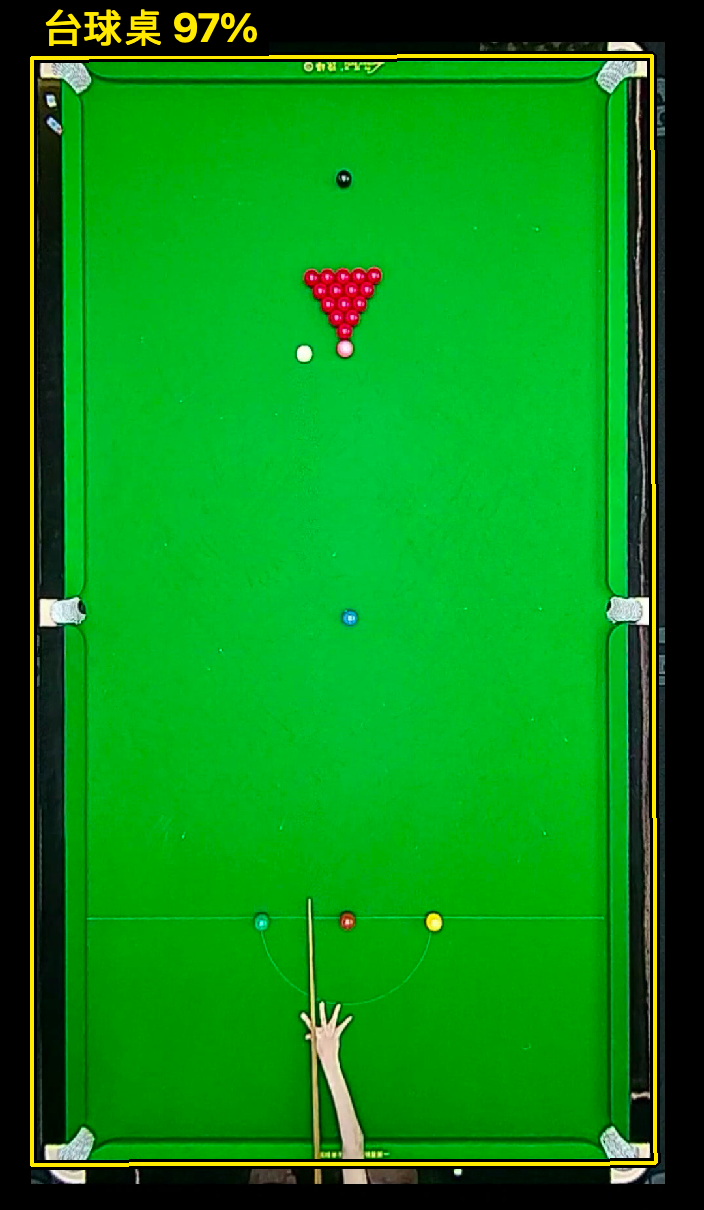
#> input picture tests/fixtures/calibration_portrait.png, 704 x 1210 px; its folder holds only this picture in this run
$ python -i target_balls.py   (imports and definitions only)
#> lines starting #> are read from the running program, lines starting #| are printed output that depends on the picture; after the words box and inside, x2 and y2 are one past the last pixel; in counts of white or black regions, pixels touching at a corner belong together
#> further down, picture is the input picture: shape (1210, 704, 3); mean B, G, R 21.6, 136.1, 10.8
### src/vision/pocket/models.py
"""Typed results; confidence values are heuristic quality scores, not probabilities."""
# 袋口检测的数据结构和配置；坐标序列化为原图像素，normalized 字段另行标识。
# observed 代表局部图像支持，manual 代表人工确认，estimated 为几何推算，missing 为不可定位。

from dataclasses import dataclass, field


@dataclass(frozen=True)
class PocketConfig:
    hsv_ranges: tuple = (((30, 35, 25), (95, 255, 255)), ((96, 150, 80), (125, 255, 255)))
    max_side: int = 1200
    min_table_area: float = .12
    min_aspect: float = 1.15
    max_aspect: float = 4.0
    canonical_width: int = 1000
    canonical_height: int = 500
    padding: int = 80
    search_radius_ratio: float = .12
    long_axis: str = 'auto'
    observed_quality_threshold: float = .60

    # 集中限制分辨率、长宽比、搜索半径、padding 和 HSV 范围，防止无效参数传入几何算法。
    def __post_init__(self):
        if not 320 <= self.max_side <= 2400:
            raise ValueError('max_side must be within 320..2400')
        if not (160 <= self.canonical_height <= 1200 and self.canonical_height <= self.canonical_width <= 2400):
            raise ValueError('Invalid canonical image size')
        if not (.01 <= self.min_table_area <= .8 and 1 <= self.min_aspect < self.max_aspect <= 6):
            raise ValueError('Invalid table area/aspect constraints')
        if not (.05 <= self.search_radius_ratio <= .2 and
                self.canonical_height*self.search_radius_ratio <= self.padding <= .4*self.canonical_height):
            raise ValueError('Padding must cover the configured pocket search radius')
        if not .4 <= self.observed_quality_threshold <= .95:
            raise ValueError('Invalid observed quality threshold')
        if self.long_axis not in ('auto','edge_01','edge_12'):
            raise ValueError('Unsupported long_axis configuration')
        if not self.hsv_ranges:
            raise ValueError('At least one cloth HSV range is required')
        for low, high in self.hsv_ranges:
            if len(low)!=3 or len(high)!=3 or any(not 0<=a<=b<=limit for a,b,limit in zip(low,high,(179,255,255))):
                raise ValueError('Invalid OpenCV HSV color range')


@dataclass
class TableResult:
    detected: bool = False
    complete: bool = False
    corners: list = field(default_factory=list)
    playable_polygon: list = field(default_factory=list)
    boundary_lines: list = field(default_factory=list)
    confidence: float = 0.0
    quality: dict = field(default_factory=dict)
    reasons: list = field(default_factory=list)
    cloth_mask: object = field(default=None, repr=False)
    scope_polygon: list = field(default_factory=list)

    # 只导出几何/质量/原因字段；不把用于调试的大图掩模写入公共结果。
    # [4 lines left out: function to_dict, not called in this run]


# 把可选二维点序列转成 x/y 字典，保留 None 以表达未定位。
def _point(value):
    return None if value is None else {'x': float(value[0]), 'y': float(value[1])}


@dataclass
class PocketResult:
    id: str
    status: str = 'missing'
    candidate_center: object = None
    normalized_candidate: object = None
    center: object = None
    normalized_center: object = None
    entry_polygon: list = field(default_factory=list)
    confidence: float = 0.0
    quality: dict = field(default_factory=dict)
    reasons: list = field(default_factory=list)

    # 序列化中心、候选、入口及其状态和理由，估算结果不隐去来源标记。
    # [5 lines left out: function to_dict, not called in this run]


@dataclass
class PocketDetectionResult:
    image_width: int
    image_height: int
    table: TableResult
    pockets: list
    valid: bool = False
    geometry: dict = field(default_factory=dict)
    reasons: list = field(default_factory=list)
    elapsed_ms: float = 0.0
    table_mask: object = field(default=None, repr=False)
    pocket_mask: object = field(default=None, repr=False)
    warped: object = field(default=None, repr=False)
    source: dict = field(default_factory=dict)
    artifacts: dict = field(default_factory=dict)

    # 打包同帧尺寸、台面、袋口、坐标矩阵与诊断信息，图像调试产物单独保存。
    # [10 lines left out: function to_dict, not called in this run]

### src/vision/pocket/table_detector.py
"""Find a plausible cloth quadrilateral and fit inner cushion boundary lines, without YOLO."""
# 台面定位：颜色连通轮廓生成候选，再用内库直线、面积、透视及边界支持筛选。
# 图像可缩小计算，但最终四角仍还原到原图像素；几何质量分数是启发式而非概率。
# 现有全局 HSV 仍可能被彩灯改变；可靠标记也不能替代固定机位/光照质量保护。

import cv2
import numpy as np
from .models import PocketConfig, TableResult


# 以两个点构造单位法向式直线 ax+by+c=0，供内库边线求交使用。
def _line(a, b):
    delta = b-a
    vector = np.array([delta[1], -delta[0]], float)
    vector /= max(np.linalg.norm(vector), 1e-9)
    return np.r_[vector, -vector@a]


# 求两条直线交点；接近平行时返回 None，避免生成极远的伪角点。
def _intersection(a, b):
    determinant = a[0]*b[1]-b[0]*a[1]
    if abs(determinant) < 1e-6:
        return None
    return np.array([(a[1]*b[2]-b[1]*a[2])/determinant,
                     (a[2]*b[0]-b[2]*a[0])/determinant],float)


class TableDetector:
    # 保存检测配置，调用方可复用同一配置对比不同帧，而不修改全局参数。
    def __init__(self, config=None):
        self.config = config or PocketConfig()

    # 校验 BGR uint8 图像；分开评估主色候选以免把蓝地毯与绿台呢合成一张桌。
    # 轮廓凸四边形通过形状约束后，再用 Hough 直线及内侧亮度/边缘支持拟合内库。
    # 输入无效或证据不充分时返回带原因的 TableResult，供上层保守回退，不强凑四角。
    def detect(self, frame):
        if not isinstance(frame, np.ndarray) or frame.ndim != 3 or frame.shape[2] != 3 or frame.dtype != np.uint8 or min(frame.shape[:2]) < 32:
            return TableResult(reasons=['invalid_bgr_frame'])
        height, width = frame.shape[:2]
        scale = min(1., self.config.max_side/max(height, width))
        image = cv2.resize(frame, None, fx=scale, fy=scale) if scale < 1 else frame
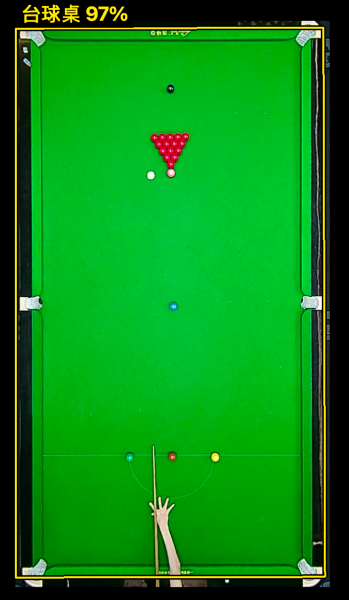
#> image: shape (1200, 698, 3) (shown at 1/2 size); mean B, G, R 21.6, 136, 10.8
        h, w = image.shape[:2]
        hsv = cv2.cvtColor(image, cv2.COLOR_BGR2HSV)
#> hsv: shape (1200, 698, 3); mean H, S, V 53.8, 204.2, 137.3
        color_masks=[cv2.inRange(hsv,np.array(low),np.array(high)) for low,high in self.config.hsv_ranges]
#> color_masks = 2 items
        # Select the dominant cloth colour instead of merging blue carpet and
        # green surroundings into one artificial table contour.
        mask=max(color_masks,key=lambda item:cv2.countNonZero(item[int(.15*h):int(.85*h),int(.15*w):int(.85*w)]))
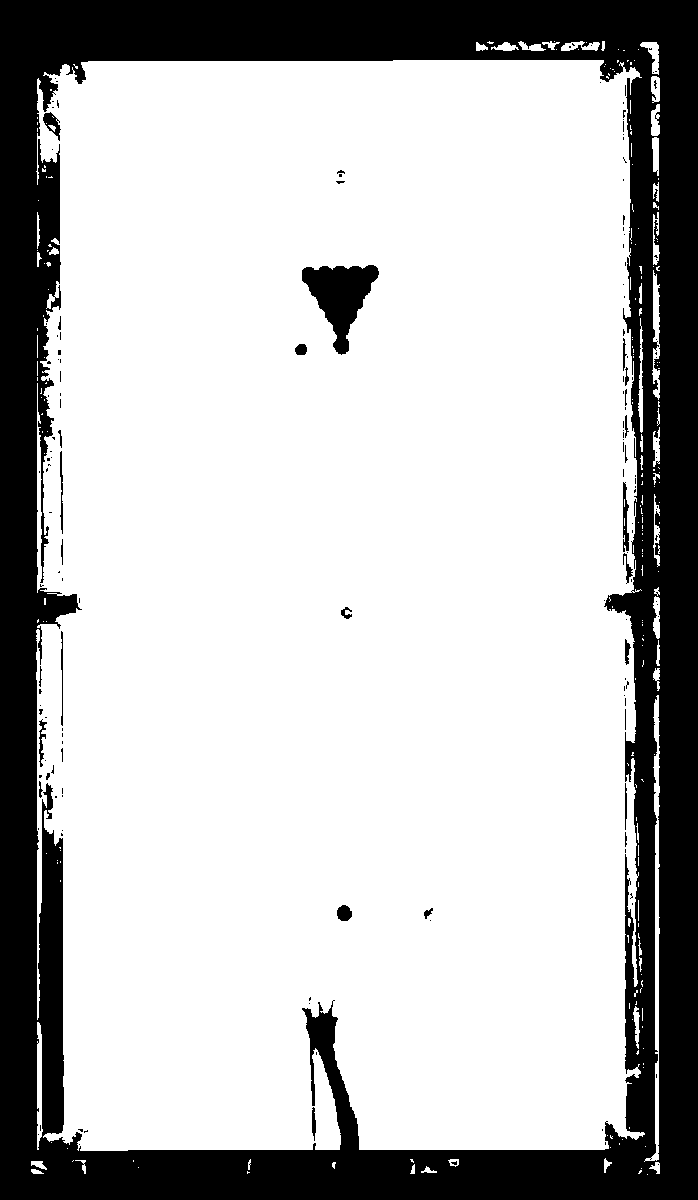
#> mask: shape (1200, 698); 75.2% white; 160 black regions (132 under 20 px), largest, box (x1, y1, x2, y2) and area: (0, 0, 698, 1200) 201568, (302, 265, 379, 355) 3434, (623, 482, 629, 552) 273
        mask = cv2.morphologyEx(mask, cv2.MORPH_CLOSE, cv2.getStructuringElement(cv2.MORPH_ELLIPSE,(7,7)))
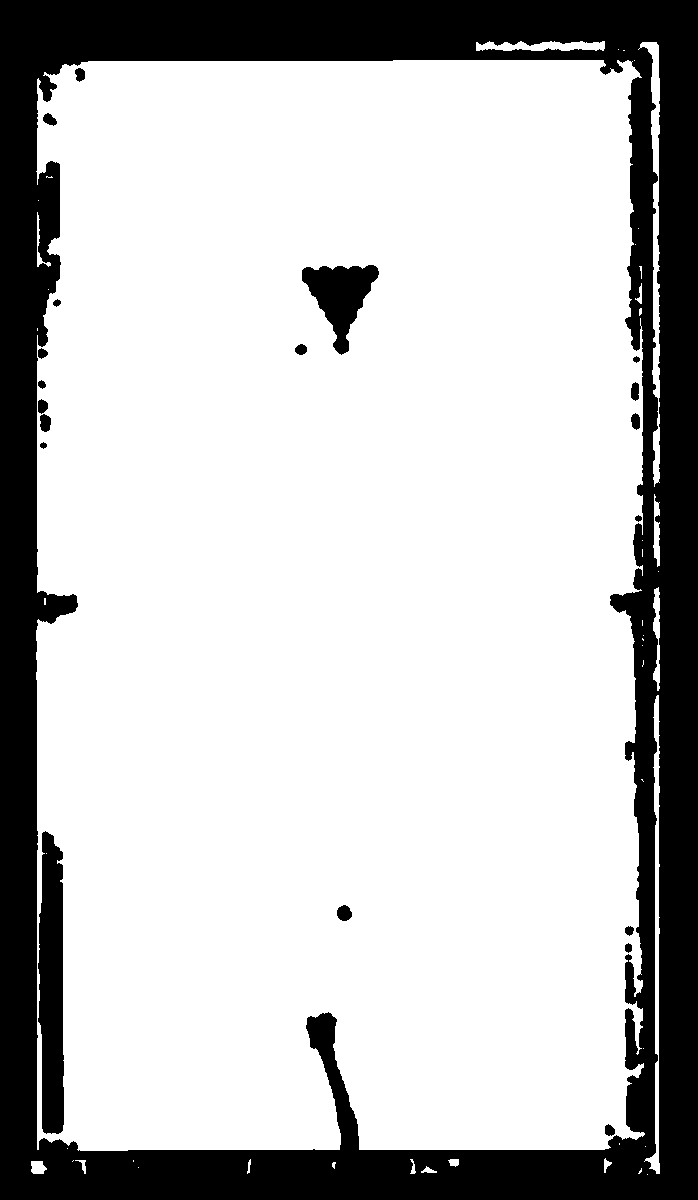
#> mask: shape (1200, 698); 76.2% white; 20 black regions
        contours, _ = cv2.findContours(mask, cv2.RETR_EXTERNAL, cv2.CHAIN_APPROX_NONE)
#> contours = 46 contours, 32 with area under 20; largest, box (x1, y1, x2, y2) and area: (36, 60, 645, 1151) 640232, (638, 42, 660, 487) 2192, (644, 695, 660, 1174) 1564, (476, 41, 605, 51) 790, (653, 587, 660, 691) 353
        cloth_value=float(np.median(hsv[:,:,2][mask>0])) if np.any(mask) else 128.
#> cloth_value = 182
#> (the rest of the program and of its run is left out)
